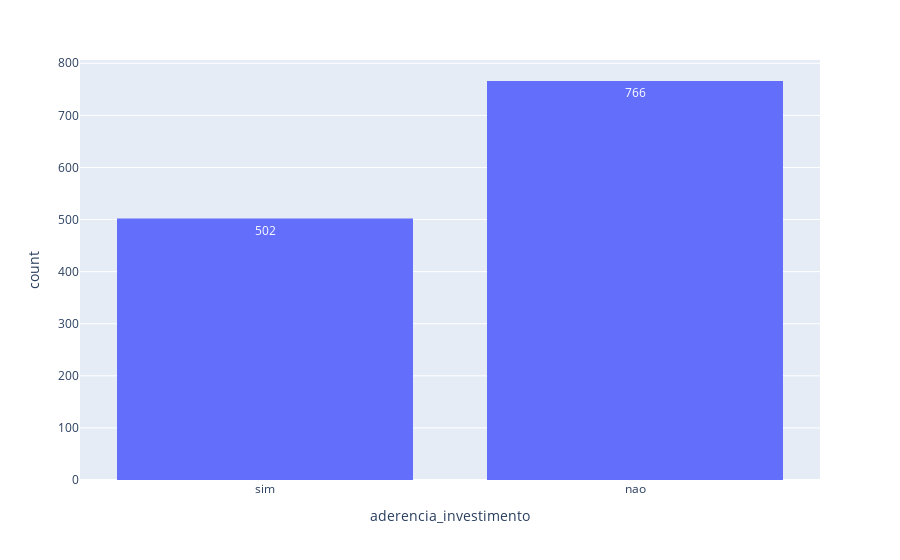

Notebook source saved alongside this figure:
### Markdown cell above
### Variáveis Categóricas

### Code cell
# Aderência ao investimento
px.histogram(dados,  x = 'aderencia_investimento', text_auto = True)

### Figure 1 — Plotly figure (JSON) as saved in the notebook; plotly's stock layout.template omitted (floating-point values rounded to 4 significant figures; data arrays with more than 128 entries replaced by an {"elided": "..."} marker saying what was removed)
{"data": [{"alignmentgroup": "True", "bingroup": "x", "hovertemplate": "aderencia_investimento=%{x}<br>count=%{y}<extra></extra>", "legendgroup": "", "marker": {"color": "#636efa", "pattern": {"shape": ""}}, "name": "", "offsetgroup": "", "orientation": "v", "showlegend": false, "texttemplate": "%{value}", "type": "histogram", "x": {"elided": "1268 str values"}, "xaxis": "x", "yaxis": "y"}], "layout": {"barmode": "relative", "legend": {"tracegroupgap": 0}, "margin": {"t": 60}, "xaxis": {"anchor": "y", "domain": [0, 1], "title": {"text": "aderencia_investimento"}}, "yaxis": {"anchor": "x", "domain": [0, 1], "title": {"text": "count"}}}}
